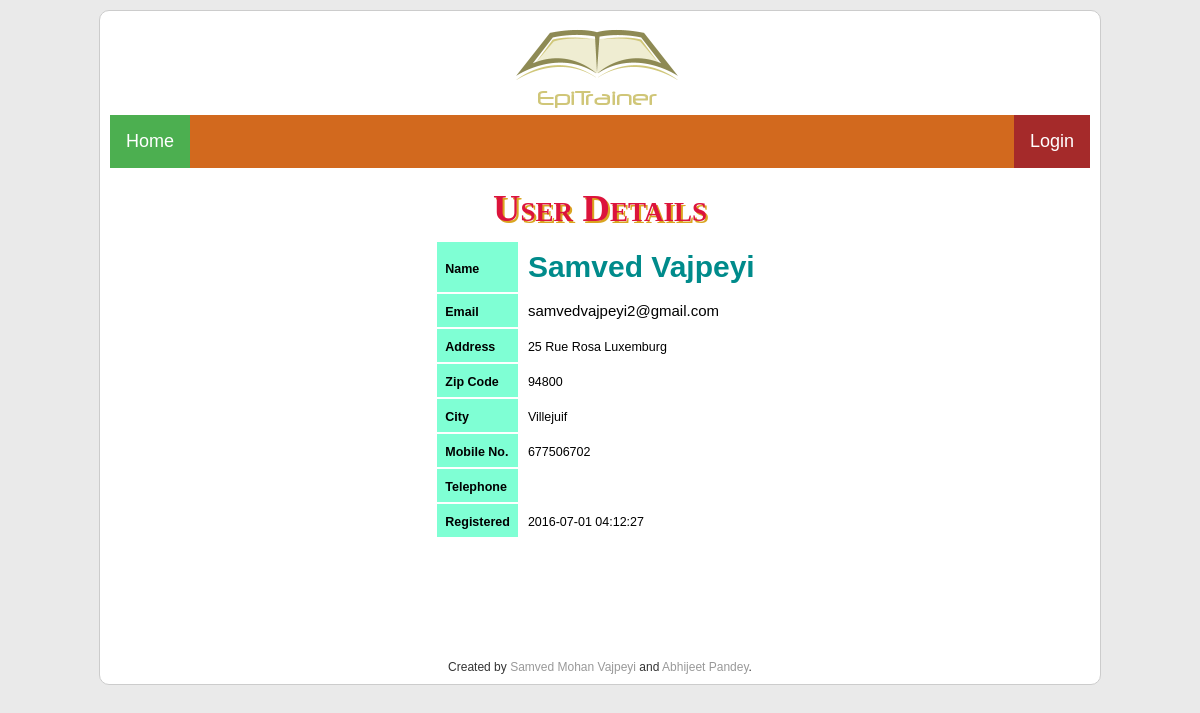
Page /EpiTrainer/profile.php?pid=6 on the committed database.
### tables this page shows
CREATE TABLE `person` (
  `person_id` int(11) NOT NULL,
  `first_name` varchar(45) NOT NULL,
  `last_name` varchar(45) NOT NULL,
  `address` varchar(45) NOT NULL,
  `zip_code` varchar(5) NOT NULL,
  `town` varchar(45) NOT NULL,
  `email` varchar(45) NOT NULL,
  `mobile_phone` varchar(10) NOT NULL,
  `phone` varchar(10) DEFAULT NULL,
  `is_trainer` tinyint(1) NOT NULL DEFAULT '0',
  `is_admin` tinyint(1) NOT NULL DEFAULT '0',
  `password` varchar(45) NOT NULL,
  `picture_location` varchar(45) DEFAULT NULL,
  `created_at` datetime NOT NULL,
  `confirmed_at` datetime DEFAULT NULL,
  `confirmation_token` varchar(45) DEFAULT NULL,
  `renew_password_token` varchar(45) DEFAULT NULL
);

### EpiTrainer/Model/PersonModel.php (called while the page is built, shortened)
<?php
class PersonModel {
  public static function get($personId) {
    $db = DB::getConnection();
    $stmt = $db->prepare("SELECT * FROM `person` WHERE `person_id` = :person_id");
    $stmt->bindValue(":person_id", $personId);
    $ok = $stmt->execute();
    if ($ok) {
      return json_encode($stmt->fetch(PDO::FETCH_ASSOC));
    }
    else{
      return false;
    }
  }
}
?>

### EpiTrainer/profile.php (the view, shortened to what this page needs)
<?php
include("View/header.php");
?>
<h1 class="heading-top">User Details</h1>
<div class="content">
<?php
  $person_id = $_GET['pid'];
  $person_details = json_decode(PersonModel::get($person_id), true);
  $first_name = $person_details["first_name"];
  $last_name = ucwords($person_details["last_name"]);
  $address = $person_details["address"];
  $zip = $person_details["zip_code"];
  $town = $person_details["town"];
  $email = $person_details["email"];
  $mobile = $person_details["mobile_phone"];
  $phone = $person_details["phone"];
  $created = $person_details["created_at"];
  print <<<END_FORM
  <center>
   <table class="StyledForm" style="text-align: left;">
      <tr>
        <th><small>Name</small></th>
        <td><h1>$first_name $last_name</h1></td>
      </tr>
      <tr>
        <th><small>Email</small></th>
        <td>$email</td>
      </tr>
      <tr>
        <th><small>Address</small></th>
        <td><small>$address</small></td>
      </tr>
      <tr>
        <th><small>Zip Code</small></th>
        <td><small>$zip</small></td>
      </tr>
      <tr>
        <th><small>City</small></th>
        <td><small>$town</small></td>
      </tr>
      <tr>
        <th><small>Mobile No.</small></th>
        <td><small>$mobile</small></td>
      </tr>
      <tr>
        <th><small>Telephone</small></th>
        <td><small>$phone</small></td>
      </tr>
      <tr>
        <th><small>Registered</small></th>
        <td><small>$created</small></td>
      </tr>
    </table>
  </center>
END_FORM;
?>
</div>
<?php
include("View/footer.php");
?>

### EpiTrainer/css/style.css (style rules this page uses)
* { margin: 0; padding: 0; }
body { padding: 10px; background: #eaeaea; text-align: center; font-family: arial; font-size: 12px; color: #333333; }
.heading-top { text-align: center; font-family: fantasy; font-size: 38px; margin-top: 8px; color: crimson; font-variant: small-caps; font-weight: bolder; text-shadow: 2px 2px goldenrod; }
.content { padding: 10px; min-height: 400px; text-align: center; }
h1 { color: darkcyan; }
.StyledForm { font-size: 15px; color: black; }
.StyledForm th { padding: 8px; background:aquamarine; font-weight: bolder; }
.StyledForm td { padding: 8px; }
.StyledForm h1, h2, h3 { color: darkcyan; }

### rows in the picture
person: first_name "Samved", last_name "Vajpeyi", email "samvedvajpeyi2@gmail.com", address "25 Rue Rosa Luxemburg", zip_code "94800", town "Villejuif", mobile_phone "677506702", created_at "2016-07-01 04:12:27"
